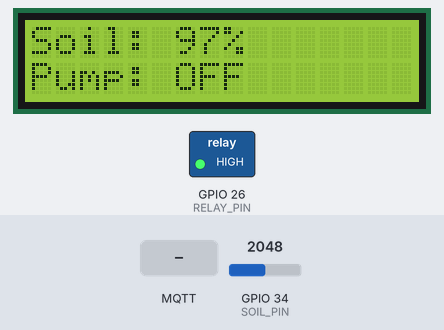
A sketch run on a simulated ESP32. Shown: 16×2 character LCD, switched loads named in the sketch (green lamp = pin HIGH). The test bench sets the inputs (shaded band); at power-on: GPIO 34 (SOIL_PIN) = 2048. WiFi joins after 1.5 s; servers stay silent unless stated; no MQTT or app messages arrive unless stated; what the sketch prints to the serial monitor is not drawn.

Above: at 4.7 s.
4.8 s: GPIO 34 (SOIL_PIN) set to 3404
At 9.4 s:
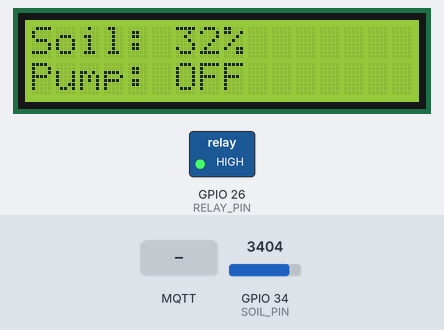
10.3 s: GPIO 34 (SOIL_PIN) set to 3482
At 14.6 s:
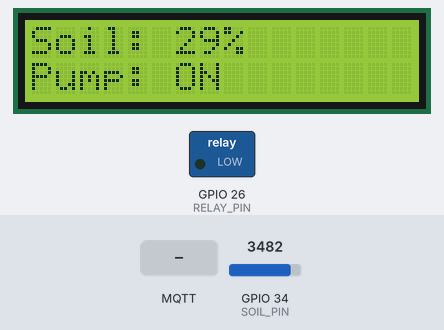
15.4 s: MQTT message "OFF" arrives on the first subscribed topic
At 19.9 s:
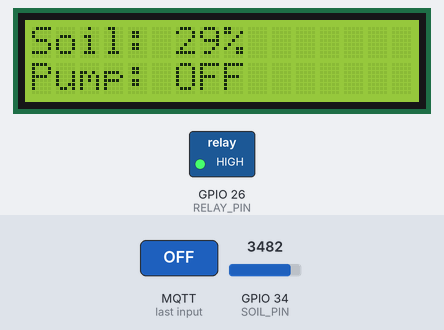
20.5 s: GPIO 34 (SOIL_PIN) set to 3603
At 25.1 s:
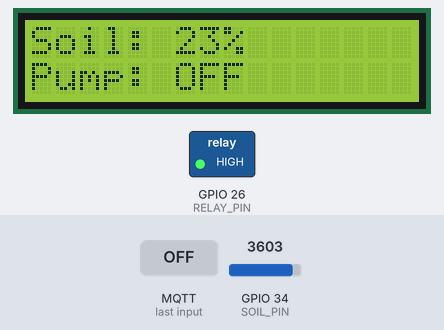
25.6 s: MQTT message "ON" arrives on the first subscribed topic
At 30.3 s:
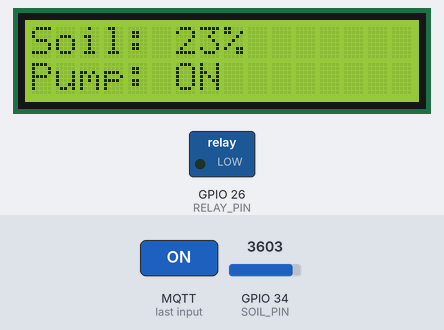
Timing chart, 0 to 31.8 s (numbered marks = the images above; inputs shaded):
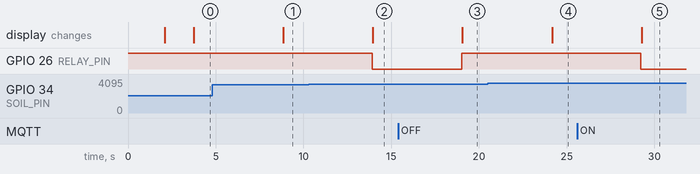

The sketch:

sketch_may17a.ino
```cpp
#include <WiFi.h>
#include <PubSubClient.h>
#include <Wire.h>
#include <LiquidCrystal_I2C.h>

// ================= PINS =================

#define SOIL_PIN 34
#define RELAY_PIN 26

// ================= WIFI =================

const char* ssid = "FTTH-29";
const char* password = "jr290129";

// ================= MQTT =================

const char* mqtt_server = "broker.hivemq.com";

WiFiClient espClient;
PubSubClient client(espClient);

// ================= LCD =================

LiquidCrystal_I2C lcd(0x27, 16, 2);

// ================= CONTROL MODE =================

String controlMode = "AUTO";

// ================= MQTT CALLBACK =================

void callback(char* topic, byte* message, unsigned int length) {

  String msg = "";

  for (unsigned int i = 0; i < length; i++) {
    msg += (char)message[i];
  }

  msg.trim();

  Serial.print("MQTT Message: ");
  Serial.println(msg);

  if (msg == "ON") {
    controlMode = "ON";
  }
  else if (msg == "OFF") {
    controlMode = "OFF";
  }
  else if (msg == "AUTO") {
    controlMode = "AUTO";
  }
}

// ================= WIFI CONNECT =================

void setup_wifi() {

  Serial.println();
  Serial.print("Connecting to WiFi");

  WiFi.begin(ssid, password);

  while (WiFi.status() != WL_CONNECTED) {
    delay(500);
    Serial.print(".");
  }

  Serial.println();
  Serial.println("WiFi Connected");
  Serial.print("IP Address: ");
  Serial.println(WiFi.localIP());
}

// ================= MQTT RECONNECT =================

void reconnect() {

  while (!client.connected()) {

    Serial.print("Connecting MQTT...");

    String clientId = "ESP32Farm-";
    clientId += String((uint32_t)ESP.getEfuseMac(), HEX);

    if (client.connect(clientId.c_str())) {

      Serial.println("Connected");

      client.subscribe("smartfarm/control");

    } else {

      Serial.print("Failed, rc=");
      Serial.println(client.state());

      delay(5000);
    }
  }
}

// ================= SETUP =================

void setup() {

  Serial.begin(115200);

  pinMode(SOIL_PIN, INPUT);

  pinMode(RELAY_PIN, OUTPUT);

  // Relay OFF initially
  digitalWrite(RELAY_PIN, HIGH);

  // I2C
  Wire.begin(21, 22);

  // LCD
  lcd.init();
  lcd.backlight();

  lcd.clear();
  lcd.setCursor(0, 0);
  lcd.print("Smart Farming");

  lcd.setCursor(0, 1);
  lcd.print("Starting...");

  delay(2000);
  lcd.clear();

  // WiFi
  setup_wifi();

  // MQTT
  client.setServer(mqtt_server, 1883);
  client.setCallback(callback);
}

// ================= LOOP =================

void loop() {

  if (!client.connected()) {
    reconnect();
  }

  client.loop();

  // ================= SOIL SENSOR =================

  long total = 0;

  for (int i = 0; i < 10; i++) {
    total += analogRead(SOIL_PIN);
    delay(5);
  }

  int soilValue = total / 10;

  // Calibration:
  // Dry = 4095
  // Wet = 2000

  int moisturePercent = map(
    soilValue,
    4095,
    2000,
    0,
    100
  );

  moisturePercent = constrain(
    moisturePercent,
    0,
    100
  );

  // ================= PUMP CONTROL =================

  static bool pumpState = false;

  String pumpStatus;

  if (controlMode == "ON") {

    pumpState = true;
  }
  else if (controlMode == "OFF") {

    pumpState = false;
  }
  else {

    // AUTO mode with hysteresis

    if (moisturePercent <= 30) {
      pumpState = true;
    }

    if (moisturePercent >= 40) {
      pumpState = false;
    }
  }

  digitalWrite(
    RELAY_PIN,
    pumpState ? LOW : HIGH
  );

  pumpStatus = pumpState ? "ON" : "OFF";

  // ================= LCD =================

  lcd.setCursor(0, 0);
  lcd.print("Soil:          ");

  lcd.setCursor(6, 0);
  lcd.print("     ");

  lcd.setCursor(6, 0);
  lcd.print(moisturePercent);
  lcd.print("%");

  lcd.setCursor(0, 1);
  lcd.print("Pump:          ");

  lcd.setCursor(6, 1);
  lcd.print("     ");

  lcd.setCursor(6, 1);
  lcd.print(pumpStatus);

  // ================= SERIAL =================

  Serial.println("==============");

  Serial.print("Raw Soil Value: ");
  Serial.println(soilValue);

  Serial.print("Moisture: ");
  Serial.print(moisturePercent);
  Serial.println("%");

  Serial.print("Pump Status: ");
  Serial.println(pumpStatus);

  Serial.print("Mode: ");
  Serial.println(controlMode);

  // ================= MQTT JSON =================

  String payload = "{";
  payload += "\"soil\":";
  payload += String(moisturePercent);
  payload += ",";
  payload += "\"pump\":\"";
  payload += pumpStatus;
  payload += "\",";
  payload += "\"mode\":\"";
  payload += controlMode;
  payload += "\"";
  payload += "}";

  client.publish(
    "sivanand/farm/data",
    payload.c_str()
  );

  Serial.print("MQTT Sent: ");
  Serial.println(payload);

  delay(5000);
}
```

Measured:
- the behaviour switches between 3445 and 3446 on GPIO 34 (SOIL_PIN) (found by bisection; images 1 and 2)
- after the input at 4.8 s, the display: changes after 4.1 s (image 1)
- after the input at 10.3 s, GPIO 26 (RELAY_PIN): HIGH → LOW after 3.6 s; the display: changes after 3.7 s (image 2)
- after the input at 15.4 s, GPIO 26 (RELAY_PIN): LOW → HIGH after 3.6 s; the display: changes after 3.7 s (image 3)
- after the input at 20.5 s, the display: changes after 3.7 s (image 4)
- after the input at 25.6 s, GPIO 26 (RELAY_PIN): HIGH → LOW after 3.6 s; the display: changes after 3.7 s (image 5)
